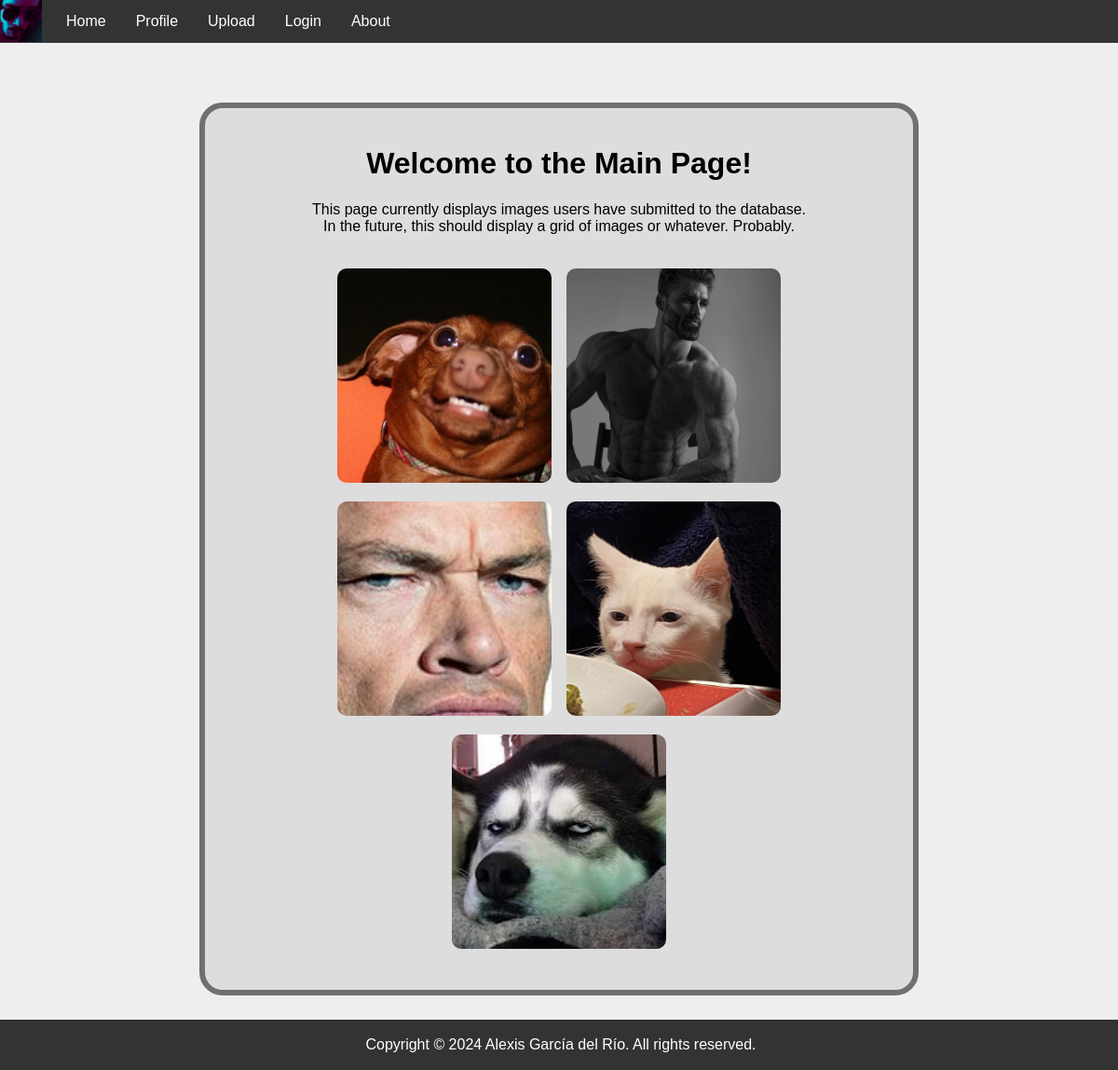
Before: / with the older database file.
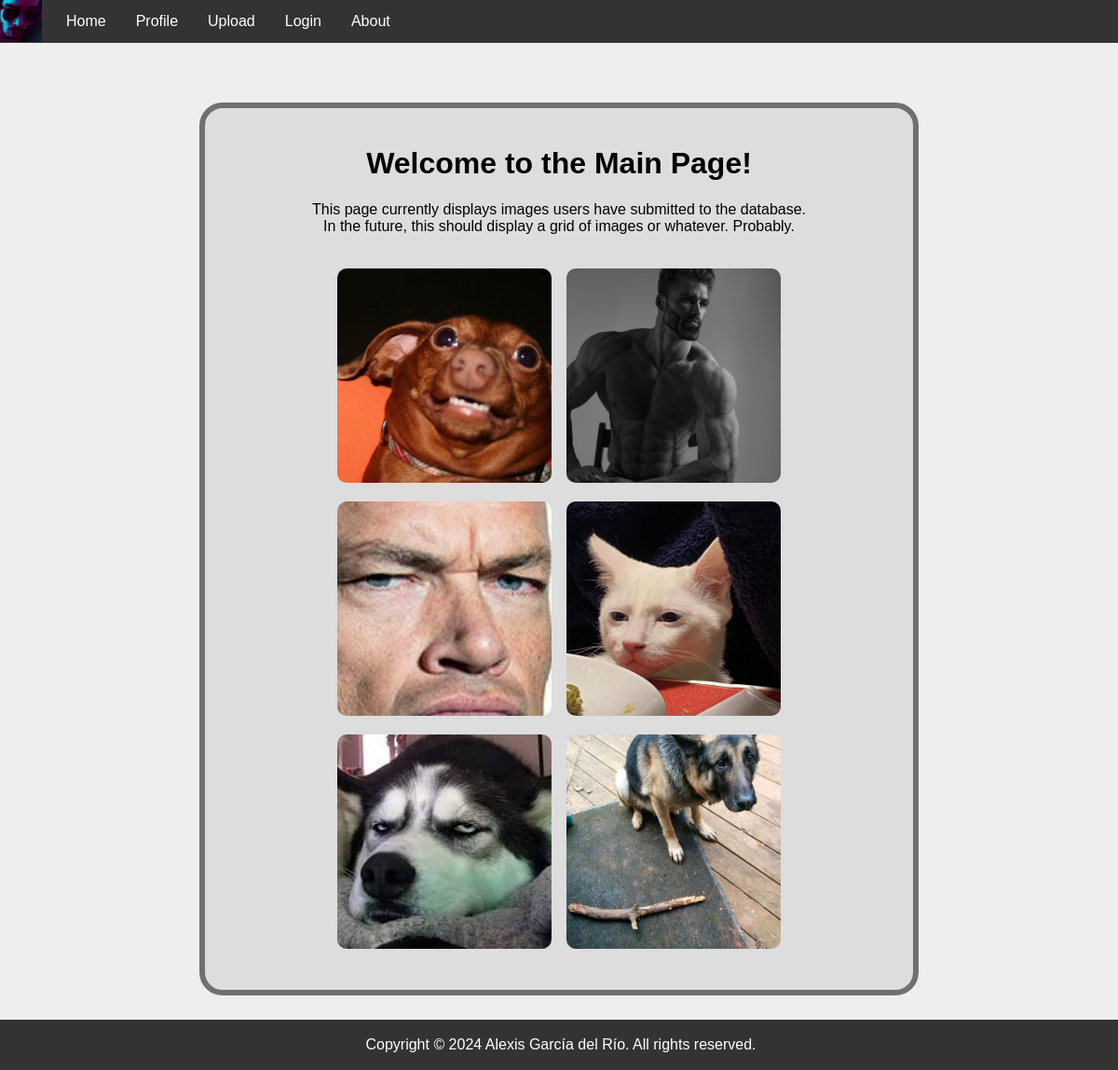
After: the same page with the newer database file.
### PhotoApp/models.py (models this page shows)
class ImageSubmission(models.Model):
    user = models.ForeignKey(UserProfile, on_delete=models.CASCADE)
    image = models.ImageField(upload_to='image_submissions/')
    creation_date = models.DateTimeField(auto_now_add=True)
    description = models.TextField()
    title = models.CharField(max_length=120, blank=True)
    tags = models.ManyToManyField('ImageTag', related_name='submission_tags')

### PhotoApp/views.py (the view)
# urls.py: path('', main_view, name='main'),
def main_view(request):
    image_submissions = ImageSubmission.objects.all()
    context = {
        'image_submissions': image_submissions,
    }
    return render(request, 'PhotoApp/main.html', context)

### PhotoApp/templates/PhotoApp/main.html (shortened to what this page needs)
{% extends 'PhotoApp/base.html' %}
{% block content %}
<div class="center-horizontal">
    <div class="gray-container last">
    <h1>Welcome to the Main Page!</h1>
    <p>This page currently displays images users have submitted to the database.<br>
    In the future, this should display a grid of images or whatever. Probably.</p>
    <div class="gallery">
        {% for submission in image_submissions %}
            <a href="{% url 'image_submission_detail' submission.id %}" class="grid-li">
                <div class="square-image-container">
                    <img src="{{ submission.image.url }}" alt="{{ submission.description }}">
                </div>
            </a>
        {% endfor %}
    </div>
</div>
</div>
{% endblock %}

### PhotoApp/templates/PhotoApp/base.html (shortened to what this page needs)
{% load static %}
<!DOCTYPE html>
<html lang="en">
<head>
</head>
<body>
    <nav>
        <img src="{% static 'PhotoApp/images/cyberme2k77.png' %}" alt="Mein Imagen" class="navbar-logo">
        <a href="{% url 'main' %}">Home</a>
        <a href="{% url 'profile' %}">Profile</a>
        <a href="{% url 'upload' %}">Upload</a>
        <a href="{% url 'login_view' %}">Login</a>
        <a href="{% url 'about_view' %}">About</a>
    </nav>
    <div class="bigcontainer">
        {% block content %}{% endblock %}
    </div>
    <footer class="footer">
        <p>Copyright © 2024 Alexis García del Río. All rights reserved.</p>
    </footer>
</body>
</html>

### PhotoApp/templates/PhotoApp/base.html (style rules this page uses)
html { background-color: #eeeeee; }
body { margin: 0; font-family: sans-serif; }
.footer { position: fixed; left: 0; bottom: 0; width: 100%; background-color: #333; color: white; text-align: center; padding: 2px; margin-top: 50px; }
.gray-container { width: 60%; background-color: #dddddd; border: 6px solid #707070; border-radius: 25px; padding: 20px; display: inline-block; margin: 20px; }
.bigcontainer { margin-top: 90px; }
.center-horizontal { text-align: center; align-items: center; }
.last { margin-bottom: 80px; }
.gallery { display: flex; flex-wrap: wrap; justify-content: center; gap: 16px; max-width: 1400px; margin: 0 auto; padding: 20px 10px; }
.gallery img { width: 230px; height: 230px; object-fit: cover; border-radius: 10px; }
a:link:not(nav a) { color: #e9c400; }
nav { background-color: #333; overflow: hidden; position: fixed; width: 100%; top: 0; z-index: 1000; }
nav a { float: left; display: block; color: white; text-align: center; padding: 14px 16px; text-decoration: none; transition: background-color 0.3s, color 0.3s; }
.navbar-logo { float: left; margin-right: 10px; width: 45px; height: auto; }

Changed rows visible on the page:
added ImageSubmission: image (picture)
